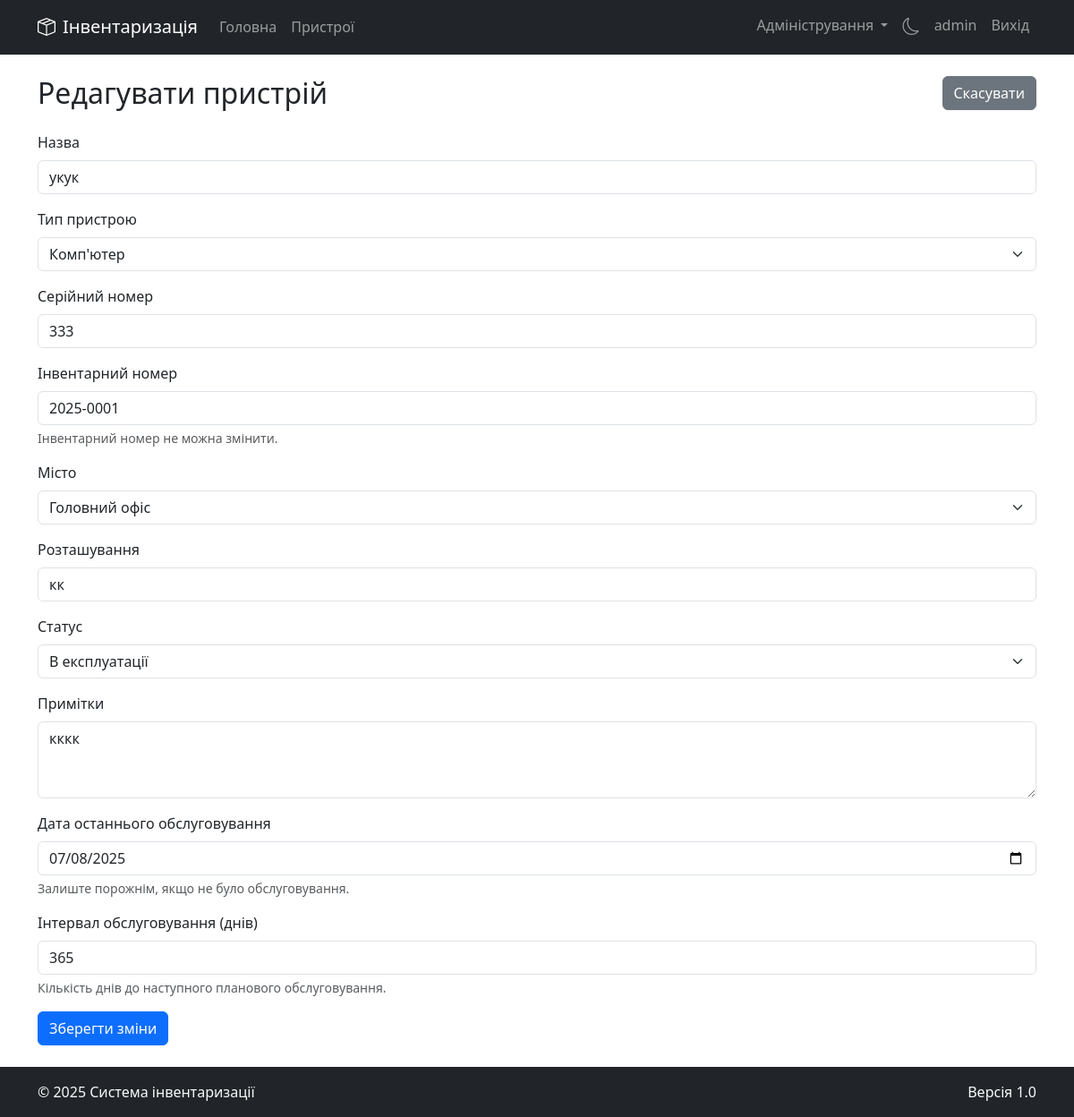
The app's page /device/1/edit (signed in) with its own data.
### models.py (models this page shows, shortened)
class User(UserMixin, db.Model):
    id = db.Column(db.Integer, primary_key=True)
    username = db.Column(db.String(80), unique=True, nullable=False)
    password_hash = db.Column(db.String(255), nullable=False)
    is_admin = db.Column(db.Boolean, default=False)
    is_active = db.Column(db.Boolean, default=True)
    city_id = db.Column(db.Integer, db.ForeignKey('city.id'), nullable=False)
    created_at = db.Column(db.DateTime, default=datetime.utcnow)
    last_login = db.Column(db.DateTime)
    activities = db.relationship('UserActivity', backref='user', lazy=True)
    device_histories = db.relationship('DeviceHistory', backref='user', lazy=True)

class Device(db.Model):
    id = db.Column(db.Integer, primary_key=True)
    name = db.Column(db.String(100), nullable=False, index=True)
    type = db.Column(db.String(50), nullable=False, index=True)
    serial_number = db.Column(db.String(100), unique=True, index=True)
    inventory_number = db.Column(db.String(20), unique=True, index=True)
    location = db.Column(db.String(200), index=True)
    status = db.Column(db.String(50), index=True)
    notes = db.Column(db.Text)
    created_at = db.Column(db.DateTime, default=datetime.utcnow, index=True)
    city_id = db.Column(db.Integer, db.ForeignKey('city.id'), nullable=False, index=True)
    last_maintenance = db.Column(db.Date, index=True)
    maintenance_interval = db.Column(db.Integer, default=365)
    next_maintenance = db.Column(db.Date, index=True)
    photos = db.relationship('DevicePhoto', backref='device', lazy=True, cascade='all, delete-orphan')
    histories = db.relationship('DeviceHistory', backref='device', lazy=True, cascade='all, delete-orphan')

class City(db.Model):
    id = db.Column(db.Integer, primary_key=True)
    name = db.Column(db.String(100), nullable=False, unique=True)
    created_at = db.Column(db.DateTime, default=datetime.utcnow)
    users = db.relationship('User', backref='city', lazy=True)
    devices = db.relationship('Device', backref='city', lazy=True)

### blueprints/devices.py (the view, shortened to what this page needs)
@devices_bp.route('/device/<int:device_id>/edit', methods=['GET', 'POST'])
@login_required
def edit_device(device_id):
    device = Device.query.get_or_404(device_id)
    if not current_user.is_admin and device.city_id != current_user.city_id:
        abort(403)
    if current_user.is_admin:
        cities = City.query.all()
    else:
        cities = [current_user.city]
    return render_template('edit_device.html', device=device, cities=cities)

### app.py (called while the page is built)
@login_manager.user_loader
def load_user(user_id):
    return User.query.get(int(user_id))

### templates/edit_device.html (shortened to what this page needs)
{% extends "base.html" %}
{% block content %}
<div class="row mb-3">
    <div class="col">
        <h2>Редагувати пристрій</h2>
    </div>
    <div class="col-auto">
        <a href="{{ url_for('devices.device_detail', device_id=device.id) }}" class="btn btn-secondary">Скасувати</a>
    </div>
</div>
<form method="POST">
    <div class="mb-3">
        <label for="name" class="form-label">Назва</label>
        <input type="text" class="form-control" id="name" name="name" value="{{ device.name }}" required>
    </div>
    <div class="mb-3">
        <label for="type" class="form-label">Тип пристрою</label>
        <select class="form-select" id="type" name="type" required>
            <option value="Комп'ютер" {% if device.type == 'Комп\'ютер' %}selected{% endif %}>Комп'ютер</option>
        </select>
    </div>
    <div class="mb-3">
        <label for="serial_number" class="form-label">Серійний номер</label>
        <input type="text" class="form-control" id="serial_number" name="serial_number" value="{{ device.serial_number }}" required>
    </div>
    <div class="mb-3">
        <label for="inventory_number" class="form-label">Інвентарний номер</label>
        <input type="text" class="form-control" id="inventory_number" value="{{ device.inventory_number }}" readonly>
        <div class="form-text">Інвентарний номер не можна змінити.</div>
    </div>
    {% if current_user.is_admin and cities|length > 1 %}
    <div class="mb-3">
        <label for="city_id" class="form-label">Місто</label>
        <select class="form-select" id="city_id" name="city_id" required>
            {% for city in cities %}
            <option value="{{ city.id }}" {% if city.id == device.city_id %}selected{% endif %}>{{ city.name }}</option>
            {% endfor %}
        </select>
    </div>
    {% endif %}
    <div class="mb-3">
        <label for="location" class="form-label">Розташування</label>
        <input type="text" class="form-control" id="location" name="location" value="{{ device.location }}" required>
    </div>
    <div class="mb-3">
        <label for="status" class="form-label">Статус</label>
        <select class="form-select" id="status" name="status" required>
            <option value="В експлуатації" {% if device.status == 'В експлуатації' %}selected{% endif %}>В експлуатації</option>
        </select>
    </div>
    <div class="mb-3">
        <label for="notes" class="form-label">Примітки</label>
        <textarea class="form-control" id="notes" name="notes" rows="3">{{ device.notes }}</textarea>
    </div>
    <div class="mb-3">
        <label for="last_maintenance" class="form-label">Дата останнього обслуговування</label>
        <input type="date" class="form-control" id="last_maintenance" name="last_maintenance" value="{{ device.last_maintenance.strftime('%Y-%m-%d') if device.last_maintenance else '' }}">
        <div class="form-text">Залиште порожнім, якщо не було обслуговування.</div>
    </div>
    <div class="mb-3">
        <label for="maintenance_interval" class="form-label">Інтервал обслуговування (днів)</label>
        <input type="number" class="form-control" id="maintenance_interval" name="maintenance_interval" value="{{ device.maintenance_interval or 365 }}" min="1">
        <div class="form-text">Кількість днів до наступного планового обслуговування.</div>
    </div>
    <button type="submit" class="btn btn-primary">Зберегти зміни</button>
</form>
{% endblock %}

### templates/base.html (shortened to what this page needs)
<!DOCTYPE html>
<html lang="uk" data-bs-theme="{{ request.cookies.get('theme', 'light') }}">
<head>
    <link href="https://cdn.jsdelivr.net/npm/bootstrap@5.3.0/dist/css/bootstrap.min.css" rel="stylesheet">
    <link rel="stylesheet" href="https://cdn.jsdelivr.net/npm/bootstrap-icons@1.11.0/font/bootstrap-icons.css">
</head>
<body>
    <header>
        <nav class="navbar navbar-expand-lg navbar-dark bg-dark mb-4">
            <div class="container">
                <a class="navbar-brand" href="{{ url_for('index') }}">
                    <i class="bi bi-box-seam me-2"></i>Інвентаризація
                </a>
                <div class="collapse navbar-collapse" id="navbarNav">
                    <ul class="navbar-nav me-auto">
                        <li class="nav-item">
                            <a class="nav-link" href="{{ url_for('index') }}">Головна</a>
                        </li>
                        {% if current_user.is_authenticated %}
                        <li class="nav-item">
                            <a class="nav-link" href="{{ url_for('devices.devices') }}">Пристрої</a>
                        </li>
                        {% endif %}
                    </ul>
                    <ul class="navbar-nav ms-auto">
                        {% if current_user.is_authenticated %}
                            {% if current_user.is_admin %}
                            <li class="nav-item dropdown">
                                <a class="nav-link dropdown-toggle" href="#" id="adminDropdown" role="button" data-bs-toggle="dropdown" aria-expanded="false">
                                    Адміністрування
                                </a>
                            </li>
                            {% endif %}
                            <li class="nav-item">
                                <a class="nav-link" href="{{ url_for('toggle_theme') }}">
                                    {% if request.cookies.get('theme') == 'dark' %}
                                        <i class="bi bi-sun navbar-theme-icon"></i>
                                    {% else %}
                                        <i class="bi bi-moon navbar-theme-icon"></i>
                                    {% endif %}
                                </a>
                            </li>
                            <li class="nav-item">
                                <a class="nav-link" href="#">{{ current_user.username }}</a>
                            </li>
                            <li class="nav-item">
                                <a class="nav-link" href="{{ url_for('auth.logout') }}">Вихід</a>
                            </li>
                        {% endif %}
                    </ul>
                </div>
            </div>
        </nav>
    </header>
    <main class="container mb-4">
        {% block content %}{% endblock %}
    </main>
    <footer class="bg-dark text-light py-3 mt-auto">
        <div class="container">
            <div class="row">
                <div class="col-md-6">
                    <p class="mb-0">&copy; 2025 Система інвентаризації</p>
                </div>
                <div class="col-md-6 text-md-end">
                    <p class="mb-0">Версія 1.0</p>
                </div>
            </div>
        </div>
    </footer>
</body>
</html>

### templates/base.html (style rules this page uses)
body { min-height: 100vh; display: flex; flex-direction: column; }
main { flex: 1; }
.navbar-theme-icon { font-size: 1.2rem; cursor: pointer; }

### records on screen
User: username "admin"
Device: name "укук", type "Комп'ютер", serial_number "333", inventory_number "2025-0001", city_id "Головний офіс", location "кк", status "В експлуатації", notes "кккк", last_maintenance "07/08/2025", maintenance_interval "365"
